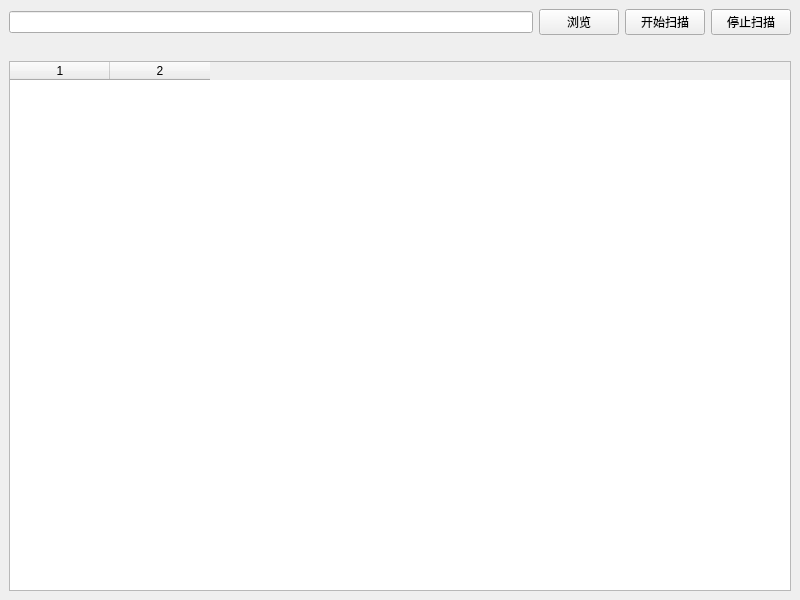
<?xml version="1.0" encoding="UTF-8"?>
<ui version="4.0">
 <class>MainWindow</class>
 <widget class="QMainWindow" name="MainWindow">
  <property name="geometry">
   <rect>
    <x>0</x>
    <y>0</y>
    <width>800</width>
    <height>600</height>
   </rect>
  </property>
  <property name="windowTitle">
   <string>FileScanner</string>
  </property>
  <widget class="QWidget" name="centralwidget">
   <layout class="QVBoxLayout" name="verticalLayout">
    <item>
     <layout class="QHBoxLayout" name="horizontalLayout">
      <item>
       <widget class="QLineEdit" name="m_pathEdit"/>
      </item>
      <item>
       <widget class="QPushButton" name="btnBrowse">
        <property name="text">
         <string>浏览</string>
        </property>
       </widget>
      </item>
      <item>
       <widget class="QPushButton" name="m_btnStart">
        <property name="text">
         <string>开始扫描</string>
        </property>
       </widget>
      </item>
      <item>
       <widget class="QPushButton" name="m_btnStop">
        <property name="text">
         <string>停止扫描</string>
        </property>
       </widget>
      </item>
     </layout>
    </item>
    <item>
     <widget class="QLabel" name="m_statusLabel">
      <property name="text">
       <string/>
      </property>
     </widget>
    </item>
    <item>
     <widget class="QTableWidget" name="m_tableWidget">
      <property name="columnCount">
       <number>2</number>
      </property>
      <column/>
      <column/>
     </widget>
    </item>
   </layout>
  </widget>
 </widget>
 <resources/>
 <connections/>
</ui>
